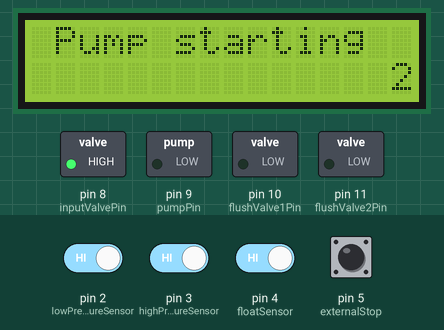
This sketch was run on a simulated Arduino Uno, built with avr-gcc and run on an emulated ATmega328P. Shown: 16×2 character LCD, switched loads named in the sketch (green lamp = pin HIGH). The test bench sets the inputs (shaded band); at power-on: pin 2 (lowPressureSensor), pin 3 (highPressureSensor), pin 4 (floatSensor), pin 5 (externalStop) HIGH.

Above: at 1.3 s.
1.4 s: pin 2 (lowPressureSensor) driven LOW
At 4.0 s:
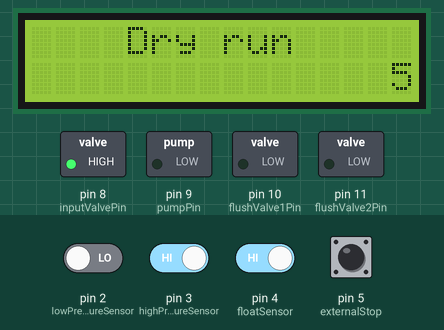
5.8 s: pin 2 (lowPressureSensor) driven HIGH
At 9.7 s:
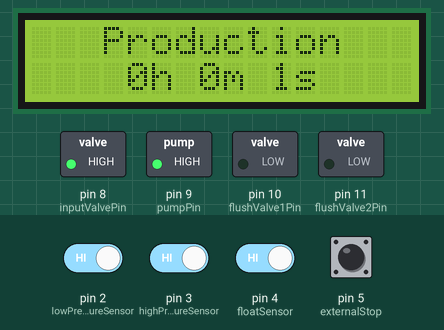
10.2 s: pin 3 (highPressureSensor) driven LOW
11.7 s: pin 4 (floatSensor) driven LOW
At 13.4 s:
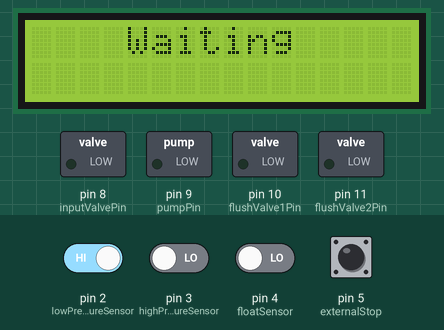
13.7 s: pin 3 (highPressureSensor) driven HIGH and pin 4 (floatSensor) driven HIGH
At 15.0 s:
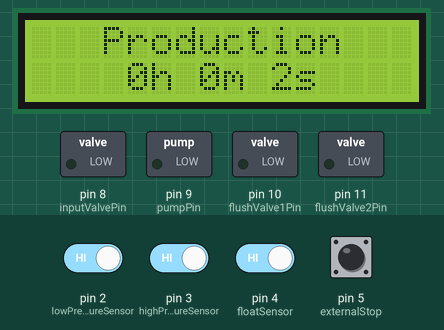
18.1 s: pin 5 (externalStop) pulled LOW for 1.25 s
At 20.2 s:
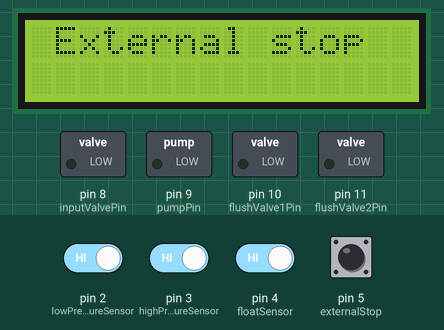
Timing chart, 0 to 21.7 s (numbered marks = the images above; inputs shaded):
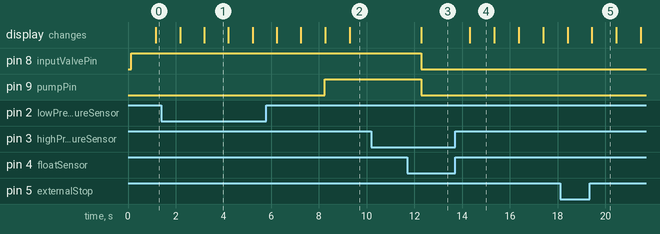

Measured:
- after the input at 1.4 s, pin 9 (pumpPin): stays LOW (without the input it goes to HIGH after 1.8 s); the display: first differs from a run without the input after 1.8 s (image 1)
- after the input at 5.8 s, pin 8 (inputValvePin): stays HIGH (without the input it goes to LOW after 2.4 s); pin 9 (pumpPin): LOW → HIGH after 2.4 s; the display: first differs from a run without the input after 2.5 s (image 2 shows a later state)
- after the input at 10.2 s, every drawn part: stays the same
- after the input at 11.7 s, pin 8 (inputValvePin), pin 9 (pumpPin): HIGH → LOW after 0.58 s; the display: changes after 0.59 s (image 3)
- after the input at 13.7 s, the display: changes after 0.63 s (image 4)
- after the input at 18.1 s, the display: first differs from a run without the input after 1.3 s (image 5)
- what the display in image 1 shows lasts 1.0 s, from 3.2 s to 4.2 s

The sketch:

arduino_osmosis.ino
```cpp
#include <LiquidCrystal_I2C.h>

const int lcdRows = 2;      // Number of LCD display rows
const int lcdColumns = 16;  // Number of characters in the LCD display row

LiquidCrystal_I2C lcd(0x27, lcdColumns, lcdRows);

enum FlushingStep {
  None,
  PumpStartup,
  DryRunDelay,
  RestartingStartup,
  Production,
  ExternalStop,
  ProductionDryRunDelay,
  ProductionRestarting,
  FirstWashing,
  PumpShutdown,
  SecondWashing
};

// ========== Pins ==========
const int lowPressureSensor = 2;   // Low pressure sensor
const int highPressureSensor = 3;  // High pressure sensor
const int floatSensor = 4;         // Float
const int externalStop = 5;        // External stop
const int inputValvePin = 8;       // Input valve
const int pumpPin = 9;             // Pump
const int flushValve1Pin = 10;     // Flush valve 1
const int flushValve2Pin = 11;     // Flush valve 2

// ========== Time constants ==========
const int pumpStartupTime = 3;         // Pump startup time in seconds
const int pumpShutdownTime = 3;        // Pump shutdown time in seconds
const int dryRunDelayTime = 5;         // Dry run delay time in seconds
const int restartingTime = 8;          // Restarting time in seconds
const int productionMaxTimeHours = 3;  // Max hours working in Production mode
const int washingTime1 = 6;            // Washing time 1 in seconds
const int washingTime2 = 6;            // Washing time 2 in seconds

// ========== Additional variables ==========
FlushingStep _currentStep = None;
int _currentCounterTime = -1;
int _productionTime = -1;

// Displays the specified string in the middle of the specified line on the LCD panel
void printCentered(const String &str, int row = 0) {
  int size = str.length();
  int offset = 0;

  if (size < lcdColumns) {
    offset = (lcdColumns - size) / 2;
  }

  lcd.setCursor(offset, row);
  lcd.print(str);
}

// Displays the specified string to the right of the specified line on the LCD panel
void printRightAligned(const String &str, int row = 0) {
  int size = str.length();
  int offset = size < lcdColumns ? lcdColumns - size : 0;

  lcd.setCursor(offset, row);
  lcd.print(str);
}

void setup() {
  pinMode(lowPressureSensor, INPUT_PULLUP);
  pinMode(highPressureSensor, INPUT_PULLUP);
  pinMode(floatSensor, INPUT_PULLUP);
  pinMode(externalStop, INPUT_PULLUP);

  pinMode(inputValvePin, OUTPUT);
  pinMode(pumpPin, OUTPUT);
  pinMode(flushValve1Pin, OUTPUT);
  pinMode(flushValve2Pin, OUTPUT);

  lcd.init();
  lcd.begin(lcdColumns, lcdRows);
}

void loop() {
  processTick();

  delay(1000);
}

void setCurrentStep(FlushingStep step) {
  _currentStep = step;
  _currentCounterTime = -1;
}

void processTick() {
  int highPressureSensorValue = digitalRead(highPressureSensor);
  int floatSensorValue = digitalRead(floatSensor);

  if (highPressureSensorValue == LOW && floatSensorValue == LOW) {
    writeReles(LOW, LOW, LOW, LOW);

    lcd.clear();
    printCentered("Waiting");

    return;
  }

  if (highPressureSensorValue == HIGH && floatSensorValue == HIGH) {
    if (_currentStep == None) {
      setCurrentStep(PumpStartup);
    }

    switch (_currentStep) {
      case PumpStartup:
        proccessPumpStartup();
        break;
      case DryRunDelay:
        proccessDryRunDelay(RestartingStartup);
        break;
      case RestartingStartup:
        proccessRestartingStartup(PumpStartup);
        break;
      case Production:
        proccessProduction();
        break;
      case ExternalStop:
        proccessExternalStop();
        break;
      case ProductionDryRunDelay:
        proccessDryRunDelay(ProductionRestarting);
        break;
      case ProductionRestarting:
        proccessRestartingStartup(Production);
        break;
      case FirstWashing:
        proccessFirstWashing();
        break;
      case PumpShutdown:
        proccessPumpShutdown();
        break;
      case SecondWashing:
        proccessSecondWashing();
        break;
    }
  }
}

void proccessPumpStartup() {
  // If the pump has not yet started
  if (_currentCounterTime == -1) {
    _currentCounterTime = pumpStartupTime;

    // Turning on the input valve
    writeReles(HIGH, LOW, LOW, LOW);
  }

  lcd.clear();
  printCentered("Pump starting");
  printRightAligned(String(_currentCounterTime--), 1);

  if (_currentCounterTime != 0) {
    return;
  }

  // If pump start-up has ended, set dry run delay or production step
  int lowPressureSensorValue = digitalRead(lowPressureSensor);
  setCurrentStep(lowPressureSensorValue == LOW ? DryRunDelay : Production);
}

void proccessDryRunDelay(FlushingStep nextStep) {
  // If the dry run delay has not started
  if (_currentCounterTime == -1) {
    _currentCounterTime = dryRunDelayTime;
  }

  lcd.clear();
  printCentered("Dry run");
  printRightAligned(String(_currentCounterTime--), 1);

  if (_currentCounterTime != 0) {
    return;
  }

  // If dry run delay has ended, set specified or production step
  int lowPressureSensorValue = digitalRead(lowPressureSensor);
  setCurrentStep(lowPressureSensorValue == LOW ? nextStep : Production);
}

void proccessRestartingStartup(FlushingStep nextStep) {
  // If the restart has not started
  if (_currentCounterTime == -1) {
    _currentCounterTime = restartingTime;

    // Shut everything down
    writeReles(LOW, LOW, LOW, LOW);
  }

  lcd.clear();
  printCentered("Restarting");
  printRightAligned(String(_currentCounterTime--), 1);

  if (_currentCounterTime != 0) {
    return;
  }

  // If the restarting time has ended, proceed to the next step
  setCurrentStep(nextStep);
}

void proccessProduction() {
  // If production has not yet started
  if (_productionTime == -1) {
    // Start the pump
    writeReles(HIGH, HIGH, LOW, LOW);
  }

  lcd.clear();
  printCentered("Production");
  printCentered(constructTimeString(++_productionTime), 1);

  int externalStopValue = digitalRead(externalStop);
  if (externalStopValue == LOW) {
    setCurrentStep(ExternalStop);
  }

  int lowPressureSensorValue = digitalRead(lowPressureSensor);
  if (lowPressureSensorValue == LOW) {
    setCurrentStep(ProductionDryRunDelay);
  }

  if (_productionTime == 3600 * productionMaxTimeHours) {
    setCurrentStep(FirstWashing);
    _productionTime = -1;
  }
}

void proccessExternalStop() {
  writeReles(LOW, LOW, LOW, LOW);

  lcd.clear();
  printCentered("External stop");

  int externalStopValue = digitalRead(externalStop);
  if (externalStopValue == HIGH) {
    setCurrentStep(Production);
  }
}

void proccessFirstWashing() {
  // If washing 1 has not started
  if (_currentCounterTime == -1) {
    _currentCounterTime = washingTime1;

    writeReles(HIGH, HIGH, HIGH, LOW);
  }

  lcd.clear();
  printCentered("Washing 1");
  printRightAligned(String(_currentCounterTime--), 1);

  if (_currentCounterTime != 0) {
    return;
  }

  // If washing 1 is finished, switch off the pump
  setCurrentStep(PumpShutdown);
}

void proccessPumpShutdown() {
  // If pump shutdown has not started
  if (_currentCounterTime == -1) {
    _currentCounterTime = pumpShutdownTime;

    writeReles(HIGH, LOW, HIGH, LOW);
  }

  lcd.clear();
  printCentered("Pump shutdown");
  printRightAligned(String(_currentCounterTime--), 1);

  if (_currentCounterTime != 0) {
    return;
  }

  // If the pump is switched off, start washing 2
  setCurrentStep(SecondWashing);
}

void proccessSecondWashing() {
  // If washing 2 has not started
  if (_currentCounterTime == -1) {
    _currentCounterTime = washingTime2;

    writeReles(LOW, LOW, HIGH, HIGH);
  }

  lcd.clear();
  printCentered("Washing 2");
  printRightAligned(String(_currentCounterTime--), 1);

  if (_currentCounterTime != 0) {
    return;
  }

  // If flushing time 2 has expired, exit
  setCurrentStep(None);
}

String constructTimeString(int ticks) {
  int hours = ticks / 3600;
  int minutes = (ticks % 3600) / 60;
  int seconds = (ticks % 3600) % 60;

  char formattedTime[20];

  sprintf(formattedTime, "%dh %dm %ds", hours, minutes, seconds);

  return formattedTime;
}

void writeReles(int inputValvePinValue, int pumpPinValue, int flushValve1PinValue, int flushValve2PinValue) {
  digitalWrite(inputValvePin, inputValvePinValue);
  digitalWrite(pumpPin, pumpPinValue);
  digitalWrite(flushValve1Pin, flushValve1PinValue);
  digitalWrite(flushValve2Pin, flushValve2PinValue);
}
```
